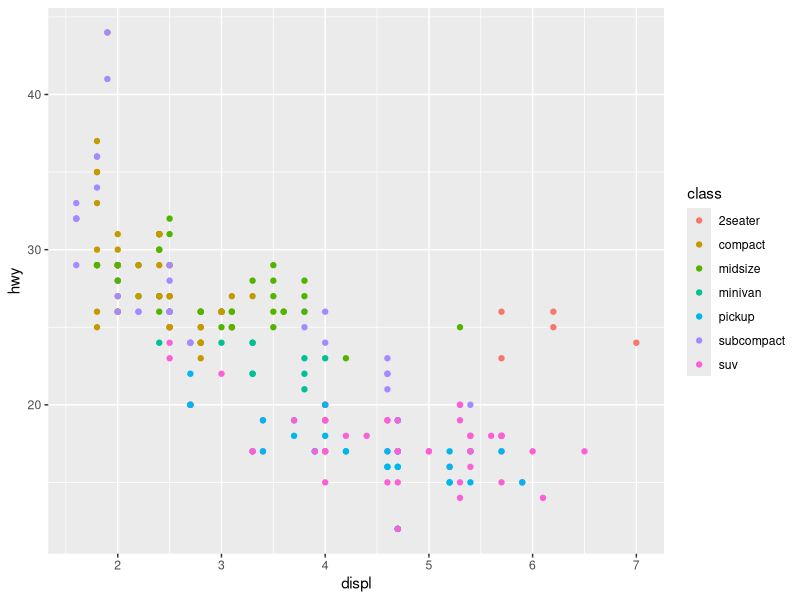
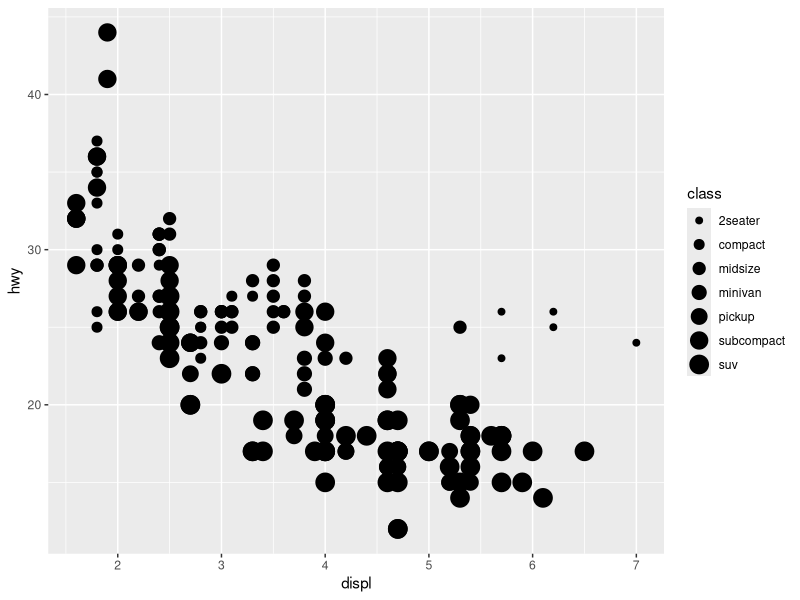
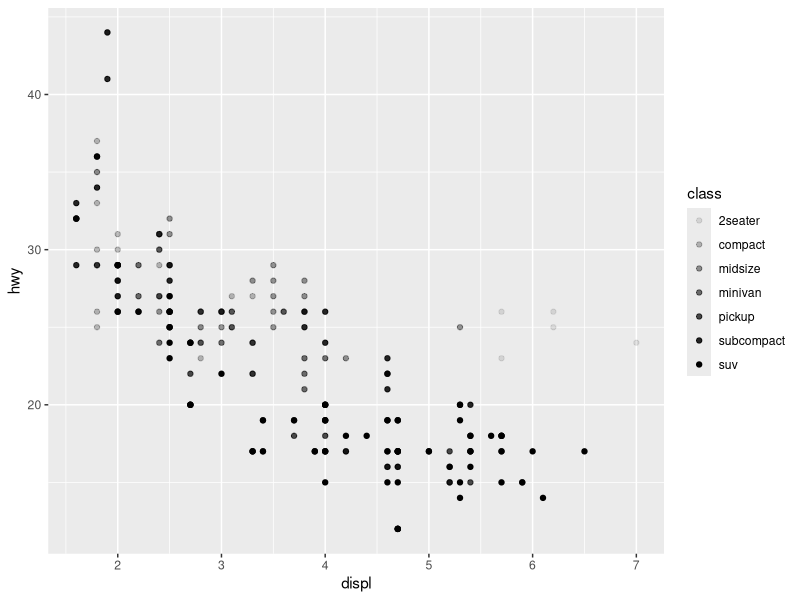
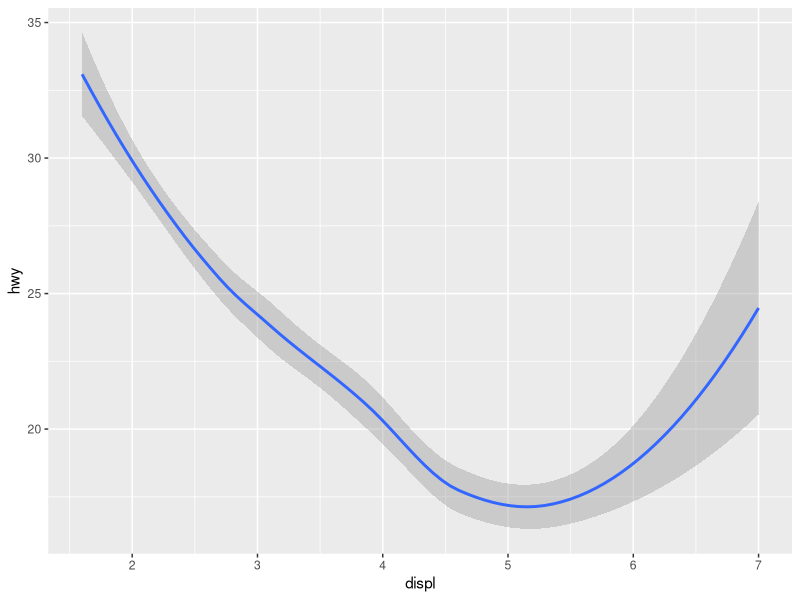
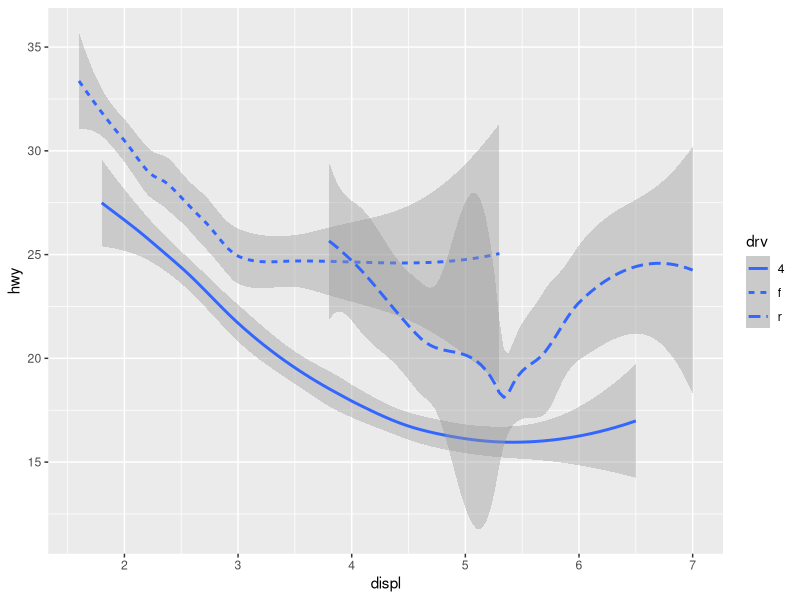
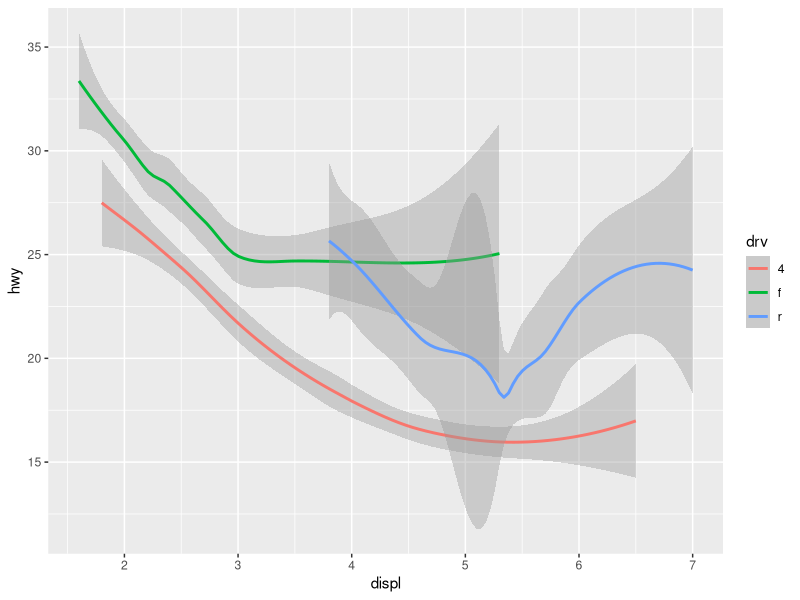
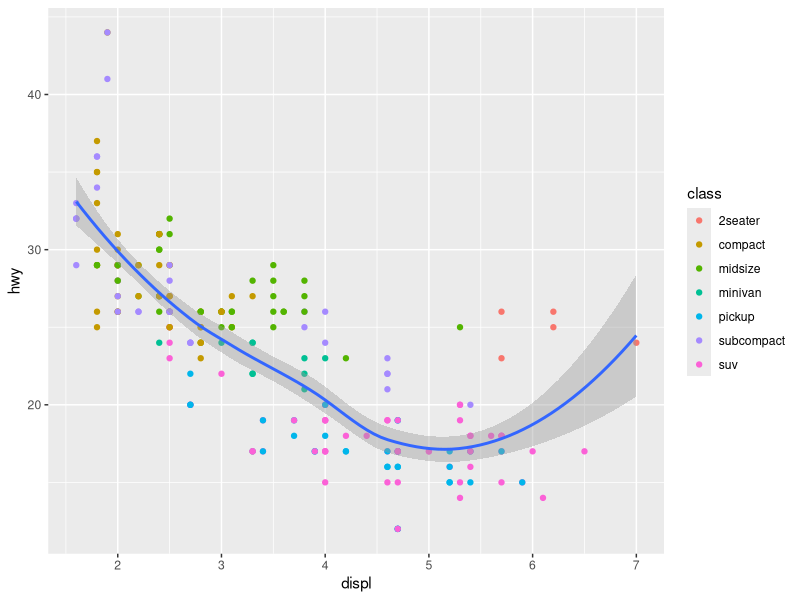
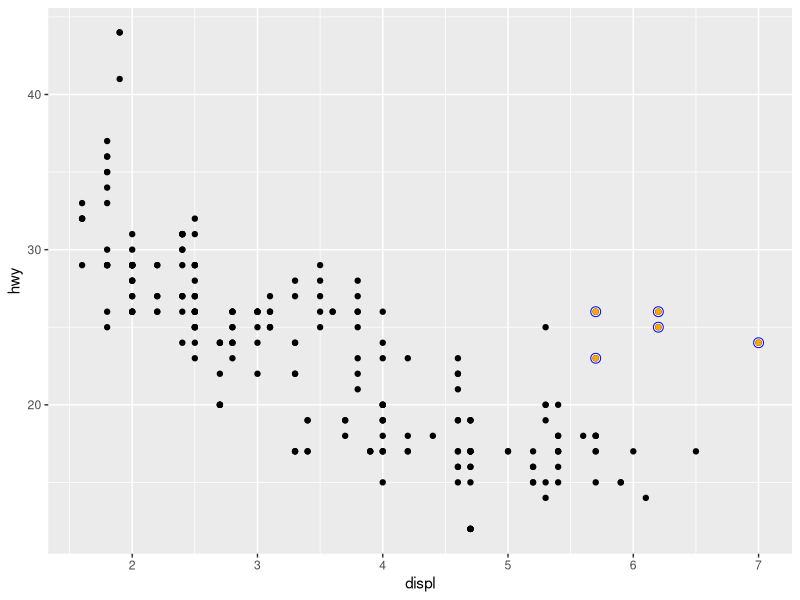

Reproduce these figures in R, in order.

# Layers ------------------------------------------------------------------

library(tidyverse)

# Aesthetic mappings ------------------------------------------------------

ggplot(mpg, aes(displ, hwy, color=class)) +
  geom_point()

mpg |> 
  ggplot(aes(displ, hwy, size=class)) +
  geom_point()

mpg |> 
  ggplot(aes(displ, hwy, alpha=class)) +
  geom_point()

# The advisement is because size and alpha give an impression of order
# or rank which doesn't exist here.


# Geometric Objects -------------------------------------------------------

mpg |> 
  ggplot(aes(displ, hwy)) +
  geom_smooth()

mpg |> 
  ggplot(aes(displ, hwy, linetype = drv)) +
  geom_smooth()

mpg |> 
  ggplot(aes(displ, hwy)) +
  geom_smooth(aes(color = drv))

mpg |> 
  ggplot(aes(displ, hwy)) +
  geom_point(aes(color = class)) +
  geom_smooth()

# Higlighting specific data points

mpg |> 
  ggplot(aes(displ, hwy)) +
  geom_point() +
  geom_point(
    data = mpg |> filter(class == "2seater"),
    color = "orange"
  ) +
  geom_point(
    data = mpg |> filter(class == "2seater"),
    shape = "circle open", size = 3, color = "blue"
  )

# Ridge plot
library(ggridges)

mpg |> 
  ggplot(aes(hwy, drv, fill = drv, color = drv)) +
  geom_density_ridges(alpha = 0.5, show.legend = FALSE)
  

# Facets ------------------------------------------------------------------

# One variable
mpg |> 
  ggplot(aes(displ, hwy)) +
  geom_point() +
  facet_wrap(~cyl)
  
# Two variables
mpg |> 
  ggplot(aes(displ, hwy)) +
  geom_point() +
  facet_grid(drv ~ cyl)

# Allow scales to adjust for ease of seeing points
mpg |> 
  ggplot(aes(displ, hwy)) +
  geom_point() +
  facet_grid(drv ~ cyl, scales = "free_y")


# Statistical transformations ---------------------------------------------

ggplot(diamonds, aes(x = cut)) +
  geom_bar()

diamonds |> 
  count(cut) |> 
  ggplot(aes(cut, n)) +
  geom_bar(stat = "identity")

diamonds |> 
  ggplot(aes(cut, after_stat(prop), group = 1)) +
  geom_bar()

diamonds |> 
  ggplot() + 
  stat_summary(
    aes(cut, depth),
    fun.min = min,
    fun.max = max,
    fun = median
  )


# Position adjustments ----------------------------------------------------

ggplot(mpg, aes(drv, fill=drv)) +
  geom_bar()

ggplot(mpg, aes(drv, fill=class)) +
  geom_bar()

ggplot(mpg, aes(drv, fill=class)) +
  geom_bar(position = "fill")

ggplot(mpg, aes(drv, fill=class)) +
  geom_bar(position = "dodge")

ggplot(mpg, aes(displ, hwy)) +
  geom_point(position = "jitter")

ggplot(mpg, aes(displ, hwy)) +
  geom_jitter()


# Coordinate systems ------------------------------------------------------

# Latitude and Longitude
nz <- map_data("nz")

ggplot(nz, aes(long, lat, group = group)) +
  geom_polygon(fill = "white", color = "black")

ggplot(nz, aes(long, lat, group = group)) +
  geom_polygon(fill = "white", color = "black") +
  coord_quickmap()

# Polar
bar <- ggplot(diamonds) +
  geom_bar(aes(clarity, fill = clarity), 
           show.legend = FALSE, width = 1) +
  theme(aspect.ratio = 1)
bar + coord_flip()
bar + coord_polar()



